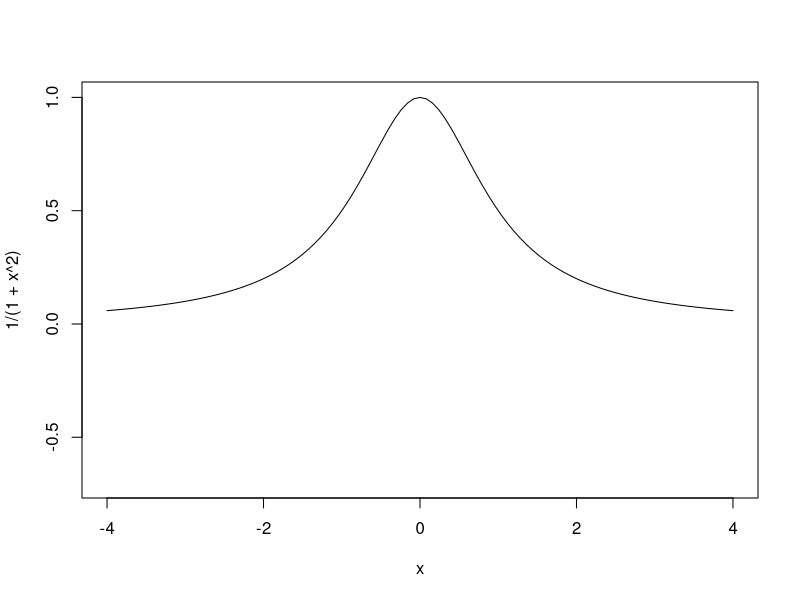
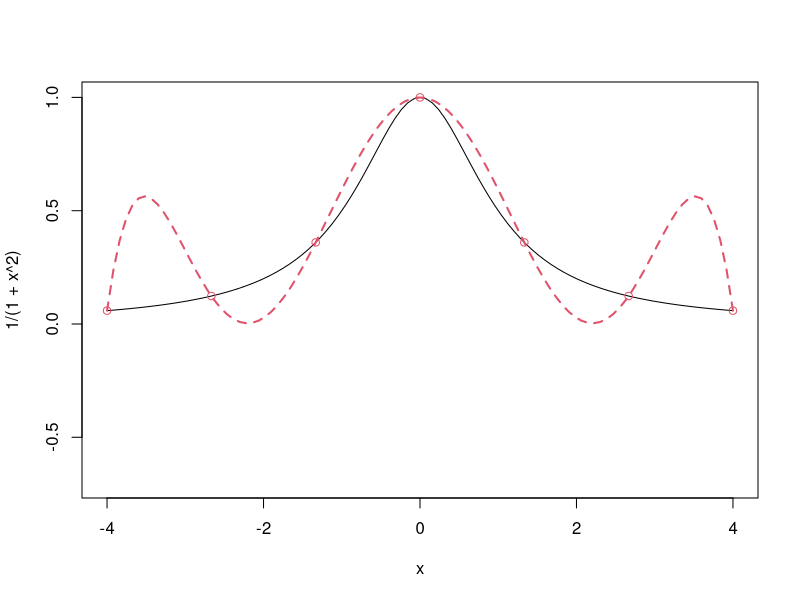
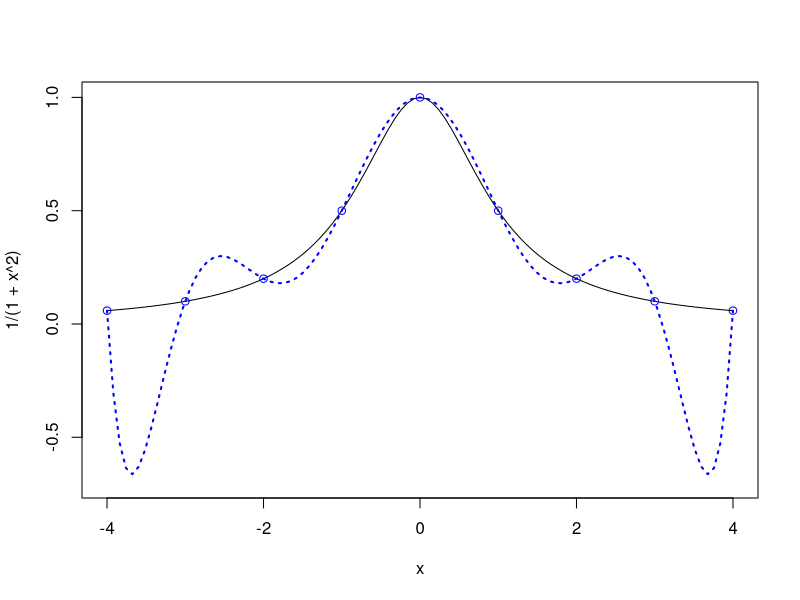
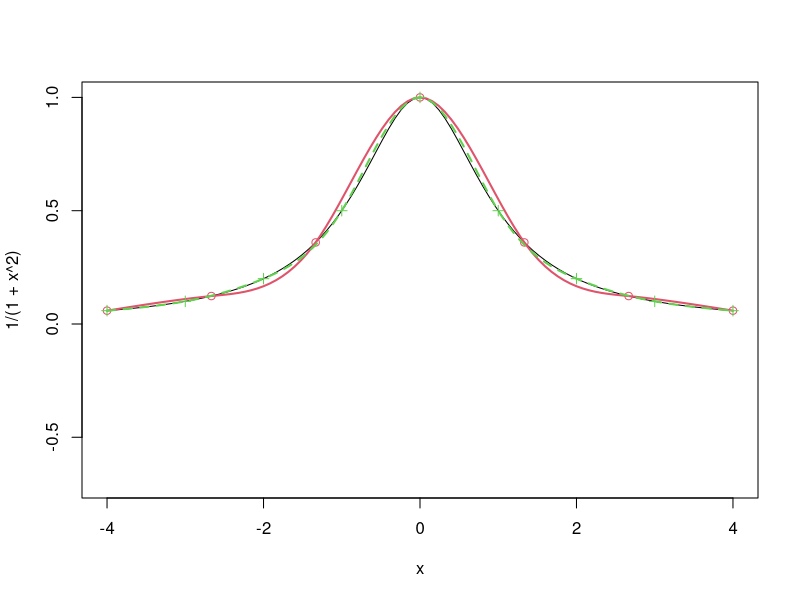
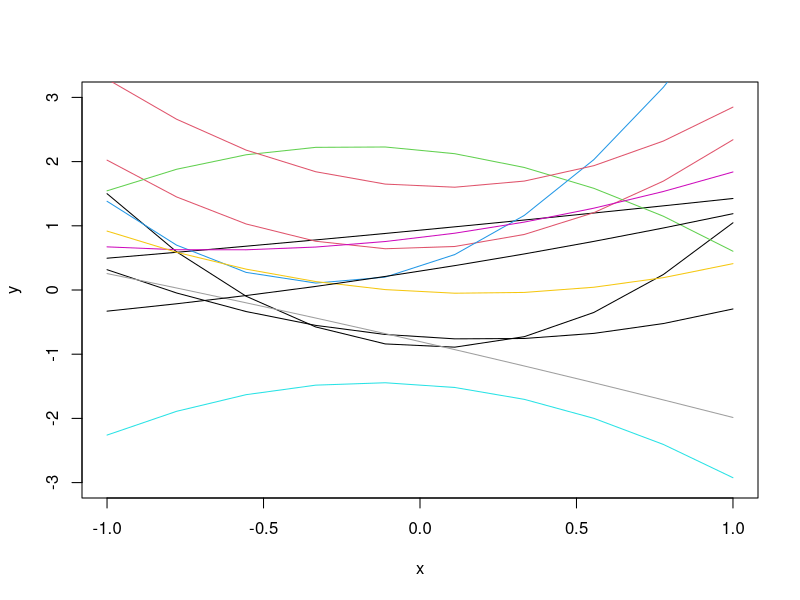
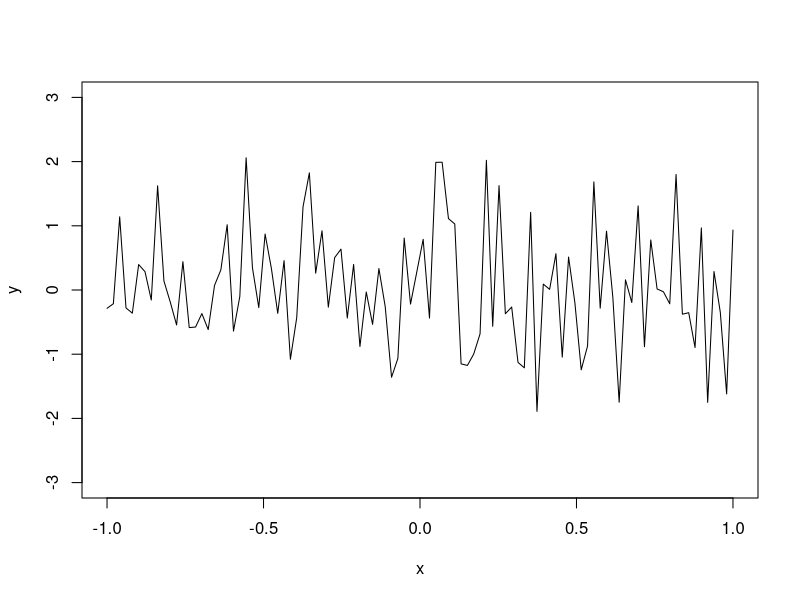
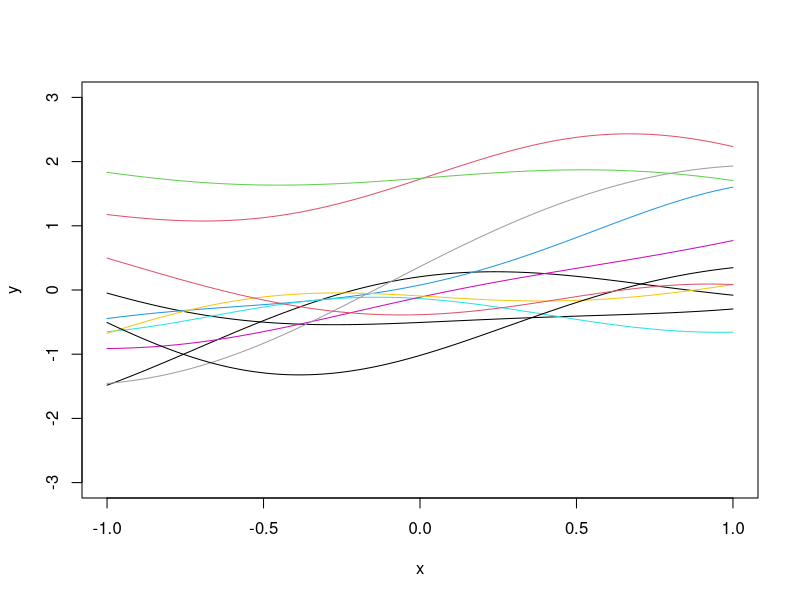
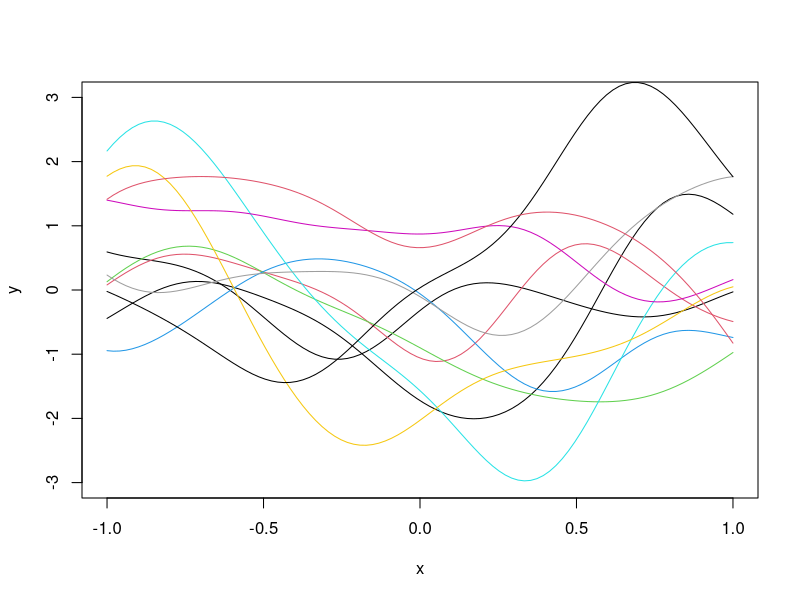

Recreate these plots in R, in order.
## ---- chunk 1
curve(1/(1+x^2), from=-4, to=4, ylim=c(-.7,1))
## ---- chunk 2
curve(1/(1+x^2), from=-4, to=4, ylim=c(-.7,1))
x=seq(-4,4,length=7)
y=1/(1+x^2)
X=as.matrix(cbind(1,x,x^2,x^3,x^4,x^5,x^6))
a=solve(X,y)
u=seq(-4,4,length=100)
yhat=u
for(i in 1:100)
  yhat[i]=sum(c(1,u[i],u[i]^2,u[i]^3,u[i]^4,u[i]^5,u[i]^6)*a)
lines(u,yhat, col=2, lty=2, lwd = 2)
points(x,y,col=2)
## ---- chunk 3
curve(1/(1+x^2), from=-4, to=4, ylim=c(-.7,1))
x=seq(-4,4,length=9)
y=1/(1+x^2)
X=as.matrix(cbind(1,x,x^2,x^3,x^4,x^5,x^6,x^7,x^8))
a=solve(X,y)
u=seq(-4,4,length=100)
yhat=u
for(i in 1:100)
  yhat[i]=sum(c(1,u[i],u[i]^2,u[i]^3,u[i]^4,u[i]^5,u[i]^6, u[i]^7,u[i]^8)*a)
lines(u,yhat, col='blue', lty=3, lwd = 2)
points(x,y,col="blue")
## ---- chunk 4
curve(1/(1+x^2), from=-4, to=4, ylim=c(-.7,1))

# Splines with 7 points

x=seq(-4,4,length=7)
y=1/(1+x^2)
points(x,y,col=2)
a=splinefun(x,y,method="natural")
curve(a,add=T,col=2, lwd = 2)

# Splines with 9 points

x=seq(-4,4,length=9)
y=1/(1+x^2)
points(x,y, pch=3,col=3)
a=splinefun(x,y,method="natural")
curve(a,add=T,col=3, lty=2, lwd = 2)
## ---- chunk 5
x=seq(-1,1,length=10)
b=rnorm(3)
y=b[1]+b[2]*x+b[3]*x^2
plot(x,y,"l", ylim=c(-3,3))
b=rnorm(3)
y=b[1]+b[2]*x+b[3]*x^2
lines(x,y,"l")
for(i in 1:10)
{b=rnorm(3)
y=b[1]+b[2]*x+b[3]*x^2
lines(x,y,"l",col=i)}
## ---- chunk 6
N=100
x=seq(-1,1,length=N)
y=rnorm(N)
plot(x,y,"l", ylim=c(-3,3))
## ---- chunk 7
E=as.matrix(dist(x, diag=T, ,upper=T))

# Correlation matrix R
R=exp(-0.5*E^2)
eig=eigen(R)
R.sqrt=eig$vec%*%diag(sqrt(eig$val+10^(-10)))%*%t(eig$vec)
z=rnorm(N)
y=R.sqrt%*%z
plot(x,y,"l", ylim=c(-3,3))
for(i in 1:10)
  lines(x,R.sqrt%*%rnorm(N),col=i)
## ---- chunk 8
E=as.matrix(dist(x, diag=T, ,upper=T))

# Correlation matrix R
R=exp(-5*E^2)
eig=eigen(R)
R.sqrt=eig$vec%*%diag(sqrt(eig$val+10^(-10)))%*%t(eig$vec)
z=rnorm(N)
y=R.sqrt%*%z
plot(x,y,"l", ylim=c(-3,3))
for(i in 1:10)
  lines(x,R.sqrt%*%rnorm(N),col=i)
## ---- chunk 9
# Computer model
f=function(x)
  sin(30*(x-.9)^4)*cos(2*(x-.9))+(x-.9)/2

n=10
D=seq(0,1,length=n)
y=f(D)
curve(f(x),from=0,to=1, ylim = c(-0.75, 0.55))
points(D,y,pch=4,cex=2)
E=as.matrix(dist(D, diag=T, upper=T))
theta=100
R=exp(-theta*E^2)
mu=0
I=diag(n)
Rinv=solve(R+10^(-10)*I)
coef=Rinv%*%(y-mu)

basis=function(h)
  exp(-theta*h^2)
r=function(x)
{
  vec=basis(x-D)
  return(vec)
}

fhat=function(x)
  mu+t(r(x))%*%coef

sigma2=drop(1/n*t(y-mu)%*%Rinv%*%(y-mu))
f.var=function(x)
  sigma2*(1-t(r(x))%*%Rinv%*%r(x))

N=1000
u=seq(0,1,length=N)
y.pred=y.low=y.high=numeric(N)
for(i in 1:N)
{
  y.pred[i]=fhat(u[i])
  SD=sqrt(f.var(u[i]))
  y.low[i]=y.pred[i]-2*SD
  y.high[i]=y.pred[i]+2*SD
}

lines(u,y.pred,col=3,lwd=2)
lines(u,y.low,lty=2,col=2,lwd=2)
lines(u,y.high,lty=2,col=2,lwd=2)
test=u
# RMSE
sqrt(mean((apply(cbind(test),1,fhat)-f(test))^2))
## ---- chunk 10
curve(f(x),from=0,to=1, ylim = c(-0.75, 0.55))
points(D,y,pch=4,cex=2)
E=as.matrix(dist(D, diag=T, upper=T))
theta=100
R=exp(-theta*E^2)
mu=100
I=diag(n)
Rinv=solve(R+10^(-10)*I)
coef=Rinv%*%(y-mu)

basis=function(h)
  exp(-theta*h^2)
r=function(x)
{
  vec=basis(x-D)
  return(vec)
}

fhat=function(x)
  mu+t(r(x))%*%coef

sigma2=drop(1/n*t(y-mu)%*%Rinv%*%(y-mu))
f.var=function(x)
  sigma2*(1-t(r(x))%*%Rinv%*%r(x))

N=1000
u=seq(0,1,length=N)
y.pred=y.low=y.high=numeric(N)
for(i in 1:N)
{
  y.pred[i]=fhat(u[i])
  SD=sqrt(f.var(u[i]))
  y.low[i]=y.pred[i]-2*SD
  y.high[i]=y.pred[i]+2*SD
}

lines(u,y.pred,col=3,lwd=2)
lines(u,y.low,lty=2,col=2,lwd=2)
lines(u,y.high,lty=2,col=2,lwd=2)
# RMSE
sqrt(mean((apply(cbind(test),1,fhat)-f(test))^2))
## ---- chunk 11
one=rep(1,n)
mu=drop(t(one)%*%Rinv%*%y/(t(one)%*%Rinv%*%one))
## ---- chunk 12
mu
## ---- chunk 13
coef=Rinv%*%(y-mu)
sigma2=drop(1/n*t(y-mu)%*%Rinv%*%(y-mu))
f.var=function(x)
{ 
  fac=1/(one%*%Rinv%*%one)
  val=sigma2*(1-t(r(x))%*%Rinv%*%r(x)+fac*(1-t(r(x))%*%Rinv%*%one)^2)
  return(val)
}

for(i in 1:N)
{
  y.pred[i]=fhat(u[i])
  SD=sqrt(f.var(u[i]))
  y.low[i]=y.pred[i]-2*SD
  y.high[i]=y.pred[i]+2*SD
}
curve(f(x),from=0,to=1, ylim= c(-0.75, 0.55))
points(D,y)
lines(u,y.pred,col=3,lwd=2)
lines(u,y.low,lty=2,col=2,lwd=2)
lines(u,y.high,lty=2,col=2,lwd=2)
test=u

# RMSE
sqrt(mean((apply(cbind(test),1,fhat)-f(test))^2))
